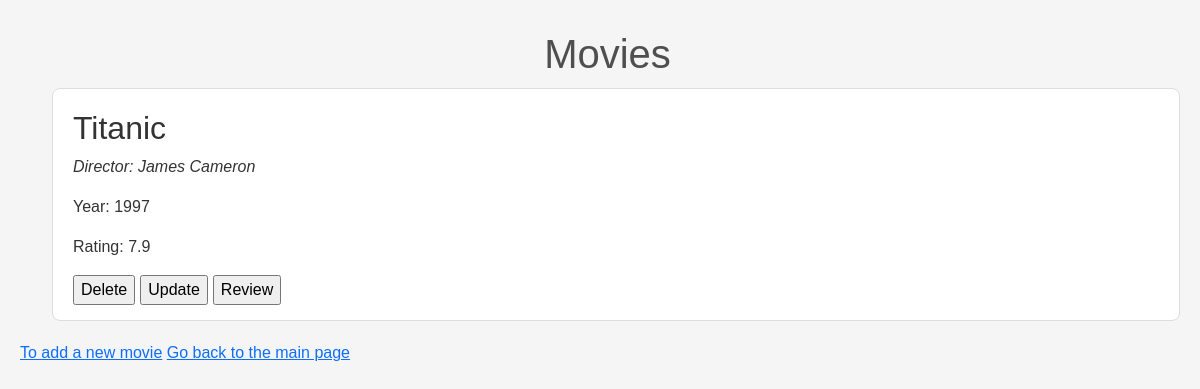
/users/3, run on the app's committed database.
### datamanager/data_models.py (models this page shows)
class Movie(db.Model):
    movie_id = db.Column(db.Integer, primary_key=True, autoincrement=True)
    user = db.Column(db.Integer, db.ForeignKey('user.user_id'))
    title = db.Column(db.String)
    director = db.Column(db.String)
    year = db.Column(db.Integer)
    rating = db.Column(db.Float)

### app.py (the view)
@app.route('/users/<user_id>')
def list_user_movies(user_id):
    try:
        movies_list = data_manager.get_user_movies(user_id)
        return render_template('movies.html', movies=movies_list, user_id=user_id)
    except TypeError:
        return "User with this id doesn't exist"

### datamanager/sqlite_data_manager.py (called while the page is built)
    def get_user_movies(self, user_id):
        movies = self.db.session.execute(self.db.select(Movie).filter(Movie.user == user_id)).all()
        return movies

### templates/movies.html (shortened to what this page needs)
<html>
    <head>
        <link href="https://cdn.jsdelivr.net/npm/bootstrap@5.3.1/dist/css/bootstrap.min.css"
        rel="stylesheet"
>
        <link rel="stylesheet" href="{{ url_for('static', filename='style.css') }}">
    </head>
    <body>
        <h1 class="h1"> Movies </h1>
        <ul>
            {% for movie in movies %}
                <div class="movie">
                    <h2>{{ movie.0.title }}</h2>
                    <p><em>Director: {{ movie.0.director }}</em></p>
                    <p>Year: {{ movie.0.year }}</p>
                    <p>Rating: {{ movie.0.rating }}</p>
                    <form action="/users/{{ user_id }}/delete_movie/{{ movie.0.movie_id }}">
                    <input type="submit" value="Delete" style="float:left; margin-right:5px"></form>
                    <form action="/users/{{ user_id }}/update_movie/{{ movie.0.movie_id }}">
                    <input type="submit" value="Update" style="float:left; margin-right:5px"></form>
                    <form action="/users/{{ user_id }}/movie_review/{{ movie.0.movie_id }}">
                    <input type="submit" value="Review" style="float:left; margin-right:5px"></form>
                </div>
            {% endfor %}
        </ul>
        <a href="{{ url_for('add_movie', user_id=user_id) }}">To add a new movie</a>
        <a href="{{ url_for('list_users') }}">Go back to the main page</a>
    </body>
</html>

### static/style.css (style rules this page uses)
body { font-family: Arial, sans-serif; background-color: #F5F5F5; padding: 20px; color: #333; }
.h1 { margin: 10px; margin-left: 25px; text-align: center; color: #4F4F4F; }
.movie { list-style-type: none; background-color: #FFF; border: 1px solid #DDD; padding: 20px; padding-bottom: 45px; margin-bottom: 20px; border-radius: 8px; }

### data on the page
Movie: title "Titanic", director "James Cameron", year "1997", rating "7.9"
